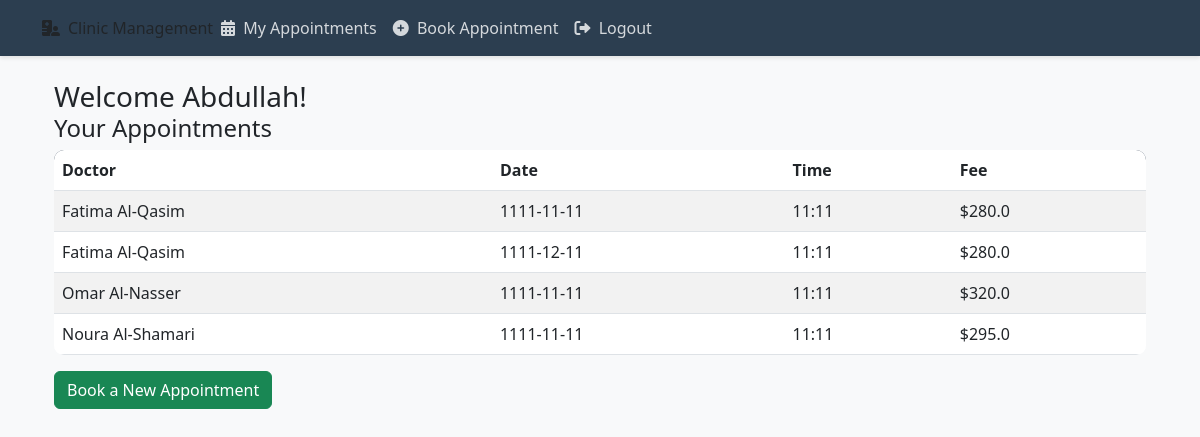
The app's page /patient/dashboard (signed in) with its own data.
### models.py (models this page shows)
class Patient(db.Model):
    __tablename__ = 'patients'
    id = db.Column(db.Integer, primary_key=True)
    first_name = db.Column(db.String(50), nullable=False, comment='First name')
    last_name = db.Column(db.String(50), nullable=False, comment='Last name')
    email = db.Column(db.String(120), unique=True, nullable=False, comment='Email address')
    phone_number = db.Column(db.String(20), nullable=False, comment='Phone number')
    password = db.Column(db.String(128), nullable=False, comment='Password')
    gender = db.Column(db.String(10), nullable=False, comment='Gender')
    created_at = db.Column(db.DateTime, server_default=db.func.now(), comment='Registration date')
    appointments = db.relationship('Appointment', backref='patient_details')

class Appointment(db.Model):
    __tablename__ = 'appointments'
    id = db.Column(db.Integer, primary_key=True)
    patient_id = db.Column(db.Integer, db.ForeignKey('patients.id'), nullable=False, comment='Patient ID')
    doctor_id = db.Column(db.Integer, db.ForeignKey('doctors.id'), nullable=False, comment='Doctor ID')
    date = db.Column(db.Date, nullable=False, comment='Appointment date')
    time = db.Column(db.Time, nullable=False, comment='Appointment time')
    fee = db.Column(db.Float, nullable=False, comment='Appointment fee')
    status = db.Column(db.String(20), default='pending', comment='Status: pending, confirmed, cancelled, completed')
    created_at = db.Column(db.DateTime, server_default=db.func.now(), comment='Creation date')

class Doctor(db.Model):
    __tablename__ = 'doctors'
    id = db.Column(db.Integer, primary_key=True, autoincrement=True, comment='Doctor ID')
    first_name = db.Column(db.String(50), nullable=False, comment='First name')
    last_name = db.Column(db.String(50), nullable=False, comment='Last name')
    email = db.Column(db.String(120), unique=True, nullable=False, comment='Email address')
    phone_number = db.Column(db.String(20), nullable=False, comment='Phone number')
    password = db.Column(db.String(128), nullable=False, comment='Password')
    consultation_fee = db.Column(db.Float, nullable=False, comment='Consultation fee')
    created_at = db.Column(db.DateTime, server_default=db.func.now(), comment='Registration date')
    appointments = db.relationship('Appointment', backref='doctor_details')

### app.py (the view)
@app.route('/patient/dashboard')
@login_required
def patient_dashboard():
    if current_user.role != 'patient':
        flash('You do not have permission to access this page.', 'danger')
        return redirect(url_for('login'))
    patient = Patient.query.filter_by(email=current_user.email).first()
    appointments = Appointment.query.filter_by(patient_id=patient.id).all()
    for appointment in appointments:
        appointment.doctor = Doctor.query.get(appointment.doctor_id)
    return render_template(
        'patient/patient_dashboard.html',
        appointments=appointments,
        current_year=datetime.now().year,
        patient=patient
    )

### app.py (called while the page is built)
@login_manager.user_loader
def load_user(user_id):
    return db.session.get(User, int(user_id))

### templates/patient/patient_dashboard.html
{% extends 'base.html' %}
{% block content %}
<div class="container">
    <div >
        <h3 class="mb-0">Welcome {{ patient.first_name }}!</h3>
    </div>
    <h4>Your Appointments</h4>
    {% if appointments %}
        <table class="table table-striped">
            <thead>
                <tr>
                    <th>Doctor</th>
                    <th>Date</th>
                    <th>Time</th>
                    <th>Fee</th>
                </tr>
            </thead>
            <tbody>
                {% for appointment in appointments %}
                <tr>
                    <td>{{ appointment.doctor.first_name }} {{ appointment.doctor.last_name }}</td>
                    <td>{{ appointment.date.strftime('%Y-%m-%d') }}</td>
                    <td>{{ appointment.time.strftime('%H:%M') }}</td>
                    <td>${{ appointment.fee }}</td>
                </tr>
                {% endfor %}
            </tbody>
        </table>
    {% else %}
        <p>You have no appointments scheduled.</p>
    {% endif %}
    <a href="{{ url_for('book_appointment') }}" class="btn btn-success">Book a New Appointment</a>
</div>
{% endblock %}

### templates/base.html (shortened to what this page needs)
<!DOCTYPE html>
<html lang="en">
<head>
    <link href="https://cdn.jsdelivr.net/npm/bootstrap@5.3.0/dist/css/bootstrap.min.css" rel="stylesheet">
    <link href="https://cdnjs.cloudflare.com/ajax/libs/font-awesome/6.0.0/css/all.min.css" rel="stylesheet">
</head>
<body>
    <nav class="navbar navbar-expand-lg navbar-dark mb-4">
        <div class="container">
                <i class="fas fa-hospital-user me-2"></i>
                Clinic Management
            <div class="collapse navbar-collapse" id="navbarNav">
                <ul class="navbar-nav me-auto mb-2 mb-lg-0">
                    {% if current_user.is_authenticated %}
                        {% if current_user.role == 'admin' %}
                            <li class="nav-item">
                                <a class="nav-link" href="{{ url_for('admin_dashboard') }}">
                                    <i class="fas fa-tachometer-alt me-1"></i> Dashboard
                                </a>
                            </li>
                            <li class="nav-item">
                                <a class="nav-link" href="{{ url_for('doctors_list') }}">
                                    <i class="fas fa-user-md me-1"></i> Doctors
                                </a>
                            </li>
                            <li class="nav-item">
                                <a class="nav-link" href="{{ url_for('patients_list') }}">
                                    <i class="fas fa-users me-1"></i> Patients
                                </a>
                            </li>
                        {% elif current_user.role == 'doctor' %}
                            <li class="nav-item">
                                <a class="nav-link" href="{{ url_for('doctor_dashboard') }}">
                                    <i class="fas fa-calendar-check me-1"></i> Appointments
                                </a>
                            </li>
                        {% elif current_user.role == 'patient' %}
                            <li class="nav-item">
                                <a class="nav-link" href="{{ url_for('patient_dashboard') }}">
                                    <i class="fas fa-calendar-alt me-1"></i> My Appointments
                                </a>
                            </li>
                            <li class="nav-item">
                                <a class="nav-link" href="{{ url_for('book_appointment') }}">
                                    <i class="fas fa-plus-circle me-1"></i> Book Appointment
                                </a>
                            </li>
                        {% endif %}
                        <li class="nav-item">
                            <a class="nav-link" href="{{ url_for('logout') }}">
                                <i class="fas fa-sign-out-alt me-1"></i> Logout
                            </a>
                        </li>
                    {% endif %}
                </ul>
            </div>
        </div>
    </nav>
    <div class="container mb-4">
        {% block content %}{% endblock %}
    </div>
</body>
</html>

### templates/base.html (style rules this page uses)
:root { --primary-color: #2c3e50; --secondary-color: #3498db; --accent-color: #e74c3c; }
body { font-family: 'Segoe UI', Tahoma, Geneva, Verdana, sans-serif; background-color: #f8f9fa; }
.navbar { background-color: var(--primary-color); box-shadow: 0 2px 4px rgba(0,0,0,0.1); }
.nav-link { color: rgba(255,255,255,0.8) !important; transition: color 0.3s ease; }
.table { background: white; border-radius: 10px; overflow: hidden; }
.table thead { background-color: var(--primary-color); color: white; }

### records on screen
Patient: first_name "Abdullah"
Appointment: doctor.first_name "Fatima", doctor.last_name "Al-Qasim", date "1111-11-11", time "11:11", fee "280.0"
Appointment: doctor.first_name "Fatima", doctor.last_name "Al-Qasim", date "1111-12-11", time "11:11", fee "280.0"
Appointment: doctor.first_name "Omar", doctor.last_name "Al-Nasser", date "1111-11-11", time "11:11", fee "320.0"
Appointment: doctor.first_name "Noura", doctor.last_name "Al-Shamari", date "1111-11-11", time "11:11", fee "295.0"
